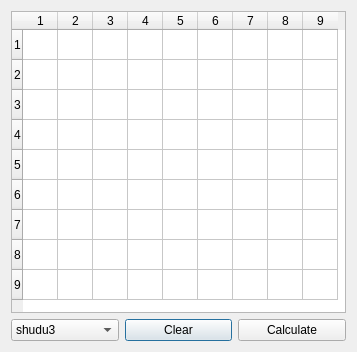
<?xml version="1.0" encoding="UTF-8"?>
<ui version="4.0">
 <class>Dialog</class>
 <widget class="QDialog" name="Dialog">
  <property name="geometry">
   <rect>
    <x>0</x>
    <y>0</y>
    <width>357</width>
    <height>352</height>
   </rect>
  </property>
  <property name="windowTitle">
   <string>Dialog</string>
  </property>
  <layout class="QVBoxLayout" name="verticalLayout">
   <item>
    <widget class="QTableWidget" name="tableWidget">
     <attribute name="horizontalHeaderDefaultSectionSize">
      <number>35</number>
     </attribute>
     <attribute name="verticalHeaderMinimumSectionSize">
      <number>10</number>
     </attribute>
     <row>
      <property name="text">
       <string>1</string>
      </property>
     </row>
     <row>
      <property name="text">
       <string>2</string>
      </property>
     </row>
     <row>
      <property name="text">
       <string>3</string>
      </property>
     </row>
     <row>
      <property name="text">
       <string>4</string>
      </property>
     </row>
     <row>
      <property name="text">
       <string>5</string>
      </property>
     </row>
     <row>
      <property name="text">
       <string>6</string>
      </property>
     </row>
     <row>
      <property name="text">
       <string>7</string>
      </property>
     </row>
     <row>
      <property name="text">
       <string>8</string>
      </property>
     </row>
     <row>
      <property name="text">
       <string>9</string>
      </property>
     </row>
     <column>
      <property name="text">
       <string>1</string>
      </property>
     </column>
     <column>
      <property name="text">
       <string>2</string>
      </property>
     </column>
     <column>
      <property name="text">
       <string>3</string>
      </property>
     </column>
     <column>
      <property name="text">
       <string>4</string>
      </property>
     </column>
     <column>
      <property name="text">
       <string>5</string>
      </property>
     </column>
     <column>
      <property name="text">
       <string>6</string>
      </property>
     </column>
     <column>
      <property name="text">
       <string>7</string>
      </property>
     </column>
     <column>
      <property name="text">
       <string>8</string>
      </property>
     </column>
     <column>
      <property name="text">
       <string>9</string>
      </property>
     </column>
    </widget>
   </item>
   <item>
    <layout class="QHBoxLayout" name="horizontalLayout">
     <item>
      <widget class="QComboBox" name="comboBox">
       <item>
        <property name="text">
         <string>shudu3</string>
        </property>
       </item>
       <item>
        <property name="text">
         <string>shudu4</string>
        </property>
       </item>
       <item>
        <property name="text">
         <string>shudu5</string>
        </property>
       </item>
       <item>
        <property name="text">
         <string>shudu6</string>
        </property>
       </item>
       <item>
        <property name="text">
         <string>shudu7</string>
        </property>
       </item>
       <item>
        <property name="text">
         <string>shudu8</string>
        </property>
       </item>
       <item>
        <property name="text">
         <string>shudu9</string>
        </property>
       </item>
      </widget>
     </item>
     <item>
      <widget class="QPushButton" name="pushButton_2">
       <property name="text">
        <string>Clear</string>
       </property>
      </widget>
     </item>
     <item>
      <widget class="QPushButton" name="pushButton_3">
       <property name="text">
        <string>Calculate</string>
       </property>
      </widget>
     </item>
    </layout>
   </item>
  </layout>
 </widget>
 <resources/>
 <connections/>
</ui>
